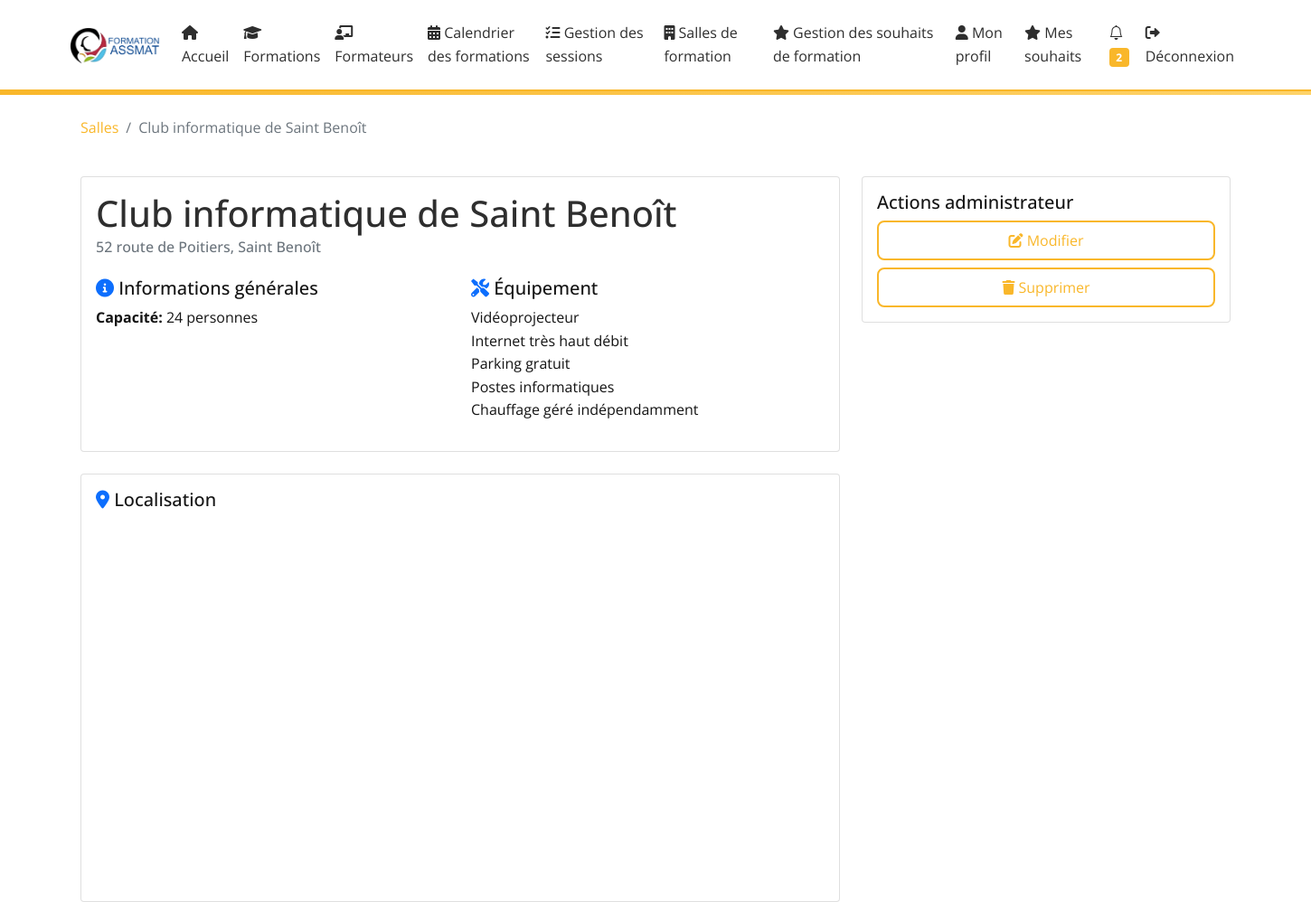
Page /training-rooms/1/ (signed in) on the committed database.
### core/models.py (models this page shows, shortened)
class TrainingRoom(models.Model):
    name = models.CharField(max_length=255, verbose_name="Nom")
    address = models.CharField(max_length=255, verbose_name="Adresse")
    capacity = models.IntegerField(validators=[MinValueValidator(1)], verbose_name="Capacité")
    equipment = models.TextField(blank=True, verbose_name="Équipement")
    latitude = models.FloatField(null=True, blank=True)
    longitude = models.FloatField(null=True, blank=True)
    created_at = models.DateTimeField(auto_now_add=True, verbose_name="Date de création")
    updated_at = models.DateTimeField(auto_now=True, verbose_name="Date de mise à jour")

### core/views.py (the view)
# urls.py: path('training-rooms/<int:pk>/', views.training_room_detail, name='training_room_detail'),
@staff_member_required
def training_room_detail(request, pk):
    room = get_object_or_404(TrainingRoom, pk=pk)
    return render(request, 'core/training_room_detail.html', {'room': room})

### core/context_processors.py (called while the page is built)
def unread_notifications(request):
    if request.user.is_authenticated:
        return {
            'unread_notifications_count': request.user.notifications.filter(is_read=False).count()
        }
    return {}

### core/templates/core/training_room_detail.html (shortened to what this page needs)
{% extends 'core/base.html' %}
{% block content %}
<div class="container">
    <div class="row mb-4">
        <div class="col">
            <nav aria-label="breadcrumb">
                <ol class="breadcrumb">
                    <li class="breadcrumb-item"><a href="{% url 'core:training_room_list' %}">Salles</a></li>
                    <li class="breadcrumb-item active" aria-current="page">{{ room.name }}</li>
                </ol>
            </nav>
        </div>
    </div>
    <div class="row">
        <div class="col-md-8">
            <div class="card mb-4">
                <div class="card-body">
                    <h1 class="card-title">{{ room.name }}</h1>
                    <h6 class="card-subtitle mb-3 text-muted">{{ room.address }}</h6>
                    <div class="row mt-4">
                        <div class="col-md-6">
                            <h5><i class="fas fa-info-circle text-primary"></i> Informations générales</h5>
                            <ul class="list-unstyled">
                                <li class="mb-2">
                                    <strong>Capacité:</strong> {{ room.capacity }} personnes
                                </li>
                            </ul>
                        </div>
                        <div class="col-md-6">
                            <h5><i class="fas fa-tools text-primary"></i> Équipement</h5>
                            {% if room.equipment %}
                                {{ room.equipment|linebreaks }}
                            {% else %}
                                <p class="text-muted">Aucun équipement spécifié</p>
                            {% endif %}
                        </div>
                    </div>
                </div>
            </div>
            <div class="card">
                <div class="card-body">
                    <h5 class="card-title"><i class="fas fa-map-marker-alt text-primary"></i> Localisation</h5>
                    <div id="map" style="height: 400px;" class="mt-3"></div>
                </div>
            </div>
        </div>
        <div class="col-md-4">
            {% if user.is_staff %}
                <div class="card mb-4">
                    <div class="card-body">
                        <h5 class="card-title">Actions administrateur</h5>
                        <div class="d-grid gap-2">
                            <a href="{% url 'core:training_room_edit' pk=room.pk %}" class="btn btn-primary">
                                <i class="fas fa-edit"></i> Modifier
                            </a>
                            <a href="{% url 'core:training_room_delete' pk=room.pk %}" class="btn btn-danger">
                                <i class="fas fa-trash"></i> Supprimer
                            </a>
                        </div>
                    </div>
                </div>
            {% endif %}
        </div>
    </div>
</div>
{% endblock %}

### core/static/core/css/custom.css (style rules this page uses)
:root { --primary-color: #F9B72A; --secondary-color: #2E2E2E; --background-color: #ffffff; --text-color: #141414; --hover-color: #fccc64; --border-radius: 8px; }
body { background-color: var(--background-color); color: var(--text-color); font-family: 'Open Sans', sans-serif; line-height: 1.6; }
.auth-buttons .nav-link, .btn { border-radius: var(--border-radius); border: 2px solid var(--primary-color); color: var(--primary-color); background: transparent; padding: 0.5rem 1rem; transition: background 0.3s, color 0.3s; }
h1, h2, h3 { color: var(--secondary-color); margin-bottom: 1rem; }
a { color: var(--primary-color); text-decoration: none; }

### rows in the picture
TrainingRoom: name "Club informatique de Saint Benoît", address "52 route de Poitiers, Saint Benoît", capacity "24", equipment "Vidéoprojecteur Internet très haut débit Parking gratuit Postes informatiques Chauffage géré indépendamment"

### other values in the picture
{{ unread_notifications_count }} "2"
